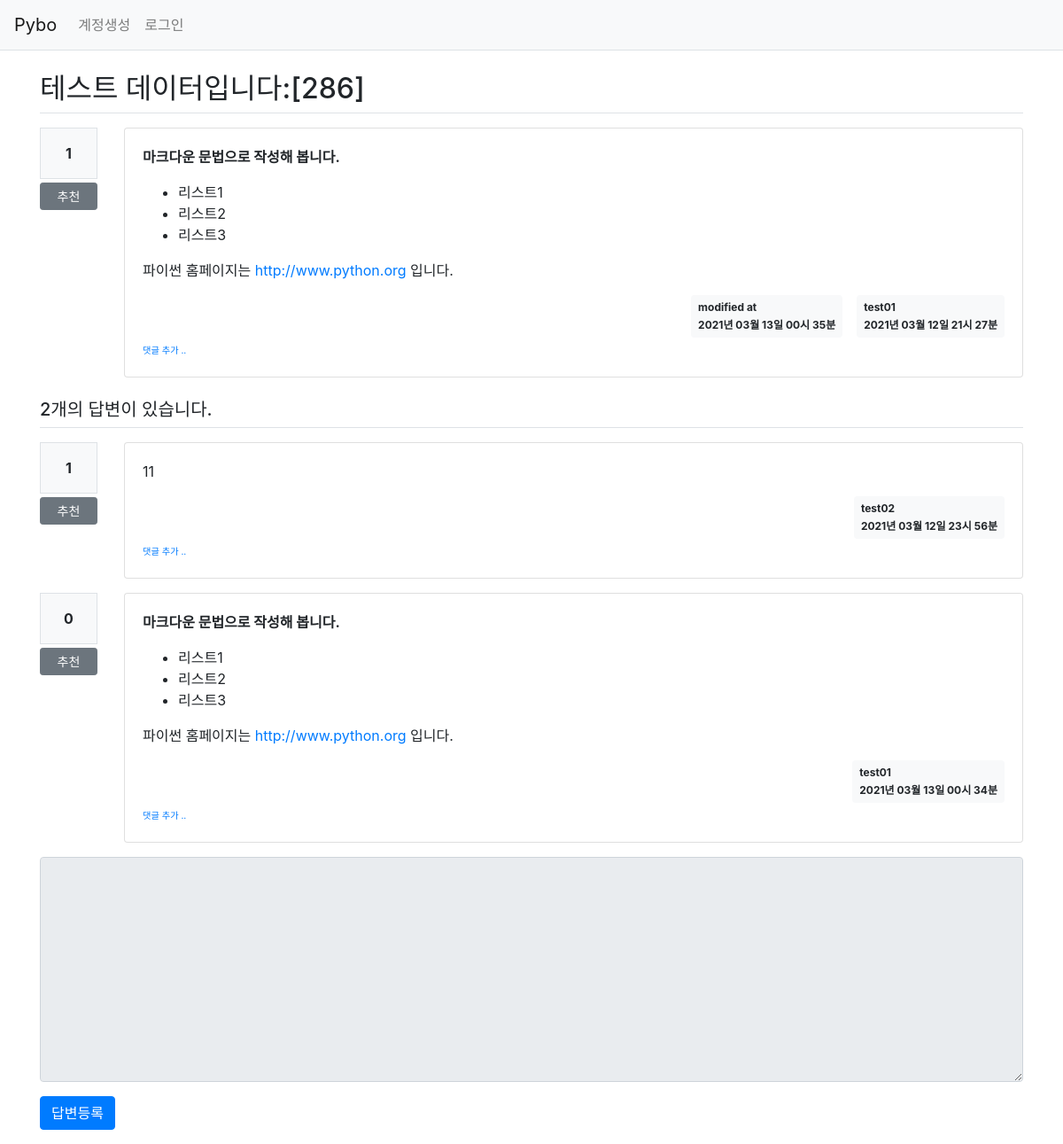
The app's page /question/detail/292/ with its own data.
### pybo/models.py (models this page shows)
class Question(db.Model):
    id = db.Column(db.Integer, primary_key=True)
    subject = db.Column(db.String(200), nullable=False)
    content = db.Column(db.Text(), nullable=False)
    create_date = db.Column(db.DateTime(), nullable=False)
    modify_date = db.Column(db.DateTime(), nullable=True)
    user_id = db.Column(db.Integer, db.ForeignKey(
        'user.id', ondelete='CASCADE'), nullable=False)
    user = db.relationship('User', backref=db.backref('question_set'))
    voter = db.relationship('User', secondary=question_voter,
                            backref=db.backref('question_voter_set'))

class User(db.Model):
    id = db.Column(db.Integer, primary_key=True)
    username = db.Column(db.String(150), unique=True, nullable=False)
    password = db.Column(db.String(200), nullable=False)
    email = db.Column(db.String(120), unique=True, nullable=False)

class Answer(db.Model):
    id = db.Column(db.Integer, primary_key=True)
    question_id = db.Column(db.Integer, db.ForeignKey(
        'question.id', ondelete='CASCADE'))
    question = db.relationship('Question', backref=db.backref(
        'answer_set', cascade='all, delete-orphan'))
    content = db.Column(db.Text(), nullable=False)
    create_date = db.Column(db.DateTime(), nullable=False)
    modify_date = db.Column(db.DateTime(), nullable=True)
    user_id = db.Column(db.Integer, db.ForeignKey(
        'user.id', ondelete='CASCADE'), nullable=False)
    user = db.relationship('User', backref=db.backref('answer_set'))
    voter = db.relationship('User', secondary=answer_voter, backref=db.backref('answer_voter_set'))

### pybo/views/question_views.py (the view)
@bp.route('/detail/<int:question_id>/')
def detail(question_id):
    form = AnswerForm()
    question = Question.query.get_or_404(question_id)
    return render_template('question/question_detail.html', question=question, form=form)

### pybo/forms.py
class AnswerForm(FlaskForm):
    content = TextAreaField('내용', validators=[DataRequired('내용은 필수입력 항목입니다.')])

### pybo/filter.py (called while the page is built)
def format_datetime(value, fmt='%Y년 %m월 %d일 %H시 %M분'):
    return value.strftime(fmt)

### pybo/views/auth_views.py (called while the page is built)
@bp.before_app_request
def load_logged_in_user():
    user_id = session.get('user_id')
    if user_id is None:
        g.user = None
    else:
        g.user = User.query.get(user_id)

### pybo/templates/question/question_detail.html (shortened to what this page needs)
{% extends 'base.html' %}
{% block content %}
<div class="container my-3">
    <h2 class="border-bottom py-2">{{ question.subject }}</h2>
    <div class="row my-3">
        <div class="col-1">
            <div class="bg-light text-center p-3 border font-weight-bolder mb-1">{{ question.voter|length }}</div>
            <a href="#" data-uri="{{ url_for('vote.question', question_id=question.id) }}"
               class="recommend btn btn-sm btn-secondary btn-block my-1">추천</a>
        </div>
        <div class="col-11">
            <div class="card">
                <div class="card-body">
                    <div class="card-text">{{ question.content | markdown }}</div>
                    <div class="d-flex justify-content-end">
                        {% if question.modify_date %}
                        <div class="badge badge-light p-2 text-left mx-3">
                            <div class="mb-2">modified at</div>
                            <div>{{ question.modify_date | datetime }}</div>
                        </div>
                        {% endif %}
                        <div class="badge badge-light p-2 text-left">
                            <div class="mb-2">{{ question.user.username }}</div>
                            <div>{{ question.create_date | datetime }}</div>
                        </div>
                    </div>
                    <div>
                        <a href="{{ url_for('comment.create_question', question_id=question.id) }}"
                        class="small"><small>댓글 추가 ..</small></a>
                    </div>
                </div>
            </div>
        </div>
    </div>
    <h5 class="border-bottom my-3 py-2">{{ question.answer_set|length }}개의 답변이 있습니다.</h5>
    {% for answer in question.answer_set %}
    <div class="row my-3">
        <div class="col-1">
            <div class="bg-light text-center p-3 border font-weight-bolder mb-1">{{ answer.voter|length }}</div>
            <a href="#" data-uri="{{ url_for('vote.answer', answer_id=answer.id) }}"
                class="recommend btn btn-sm btn-secondary btn-block my-1">추천</a>
        </div>
        <div class="col-11">
            <div class="card">
                <div class="card-body">
                    <div class="card-text">{{ answer.content | markdown }}</div>
                    <div class="d-flex justify-content-end">
                        <div class="badge badge-light p-2 text-left">
                            <div class="mb-2">{{ answer.user.username }}</div>
                            <div>{{ answer.create_date | datetime }}</div>
                        </div>
                    </div>
                    <div>
                        <a href="{{ url_for('comment.create_answer', answer_id=answer.id) }}"
                        class="small"><small>댓글 추가 ..</small></a>
                    </div>
                </div>
            </div>
        </div>
    </div>
    {% endfor %}
    <form action="{{ url_for('answer.create', question_id=question.id) }}" method="post" class="my-3">
        <div class="form-group">
            <textarea {% if not g.user %}disabled{% endif %}
                    name="content" id="content" class="form-control" rows="10"></textarea>
        </div>
        <input type="submit" value="답변등록" class="btn btn-primary">
    </form>
</div>
{% endblock %}

### records on screen
Question: subject "테스트 데이터입니다:[286]", content "마크다운 문법으로 작성해 봅니다. 리스트1 리스트2 리스트3 파이썬 홈페이지는 http://www.python.org 입니다.", modify_date "2021년 03월 13일 00시 35분", create_date "2021년 03월 12일 21시 27분"
User: user.username "test01"
Answer: voter|length "1", content "11", user.username "test02", create_date "2021년 03월 12일 23시 56분"
Answer: voter|length "0", content "마크다운 문법으로 작성해 봅니다. 리스트1 리스트2 리스트3 파이썬 홈페이지는 http://www.python.org 입니다.", user.username "test01", create_date "2021년 03월 13일 00시 34분"

### other values on screen
{{ question.voter|length }} "1"
{{ question.answer_set|length }} "2"
